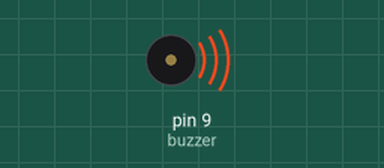
Recording of a sketch running on a simulated Arduino Uno, built with avr-gcc and run on an emulated ATmega328P. Shown: buzzer (waves = sounding, pin HIGH).

Above: at 0.2 s.
Timing chart, 0 to 3.0 s (numbered marks = the images above):
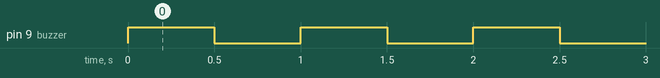

Measured:
- by itself, pin 9 (buzzer): alternates HIGH for 0.50 s and LOW for 0.50 s

The sketch:

Buzzer_test.ino
```cpp
#define buzzer 9 //connect Buzzer to digital pin9
void setup() {
 // initialize the digital pin9 as an output.
 pinMode(buzzer, OUTPUT);
}
void loop() {
 digitalWrite(buzzer, HIGH);   // set the Buzzer on
 delay(500);                  // for 500ms
 digitalWrite(buzzer, LOW);   // set the Buzzer off
 delay(500);
}
```
